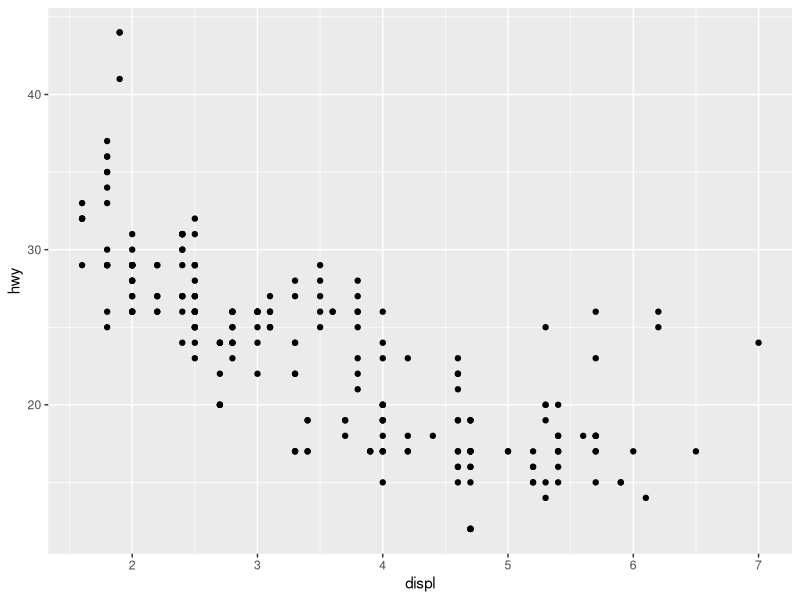
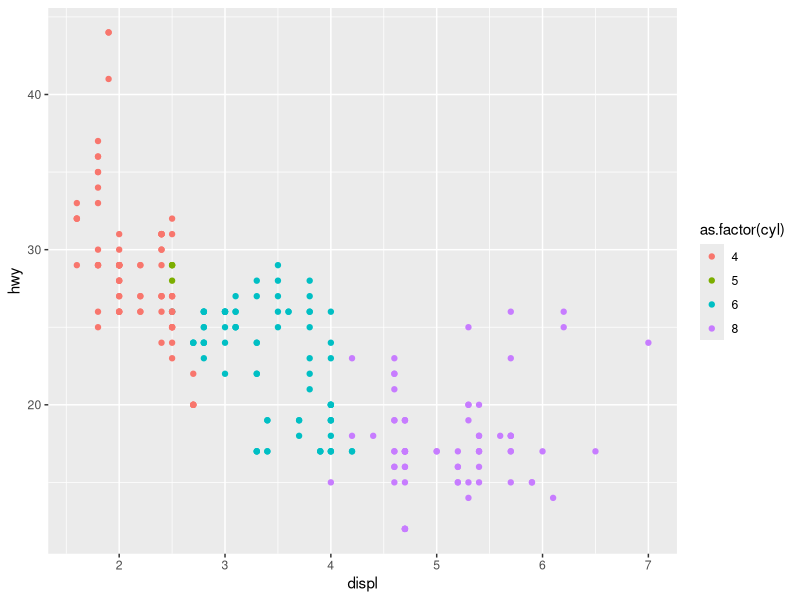
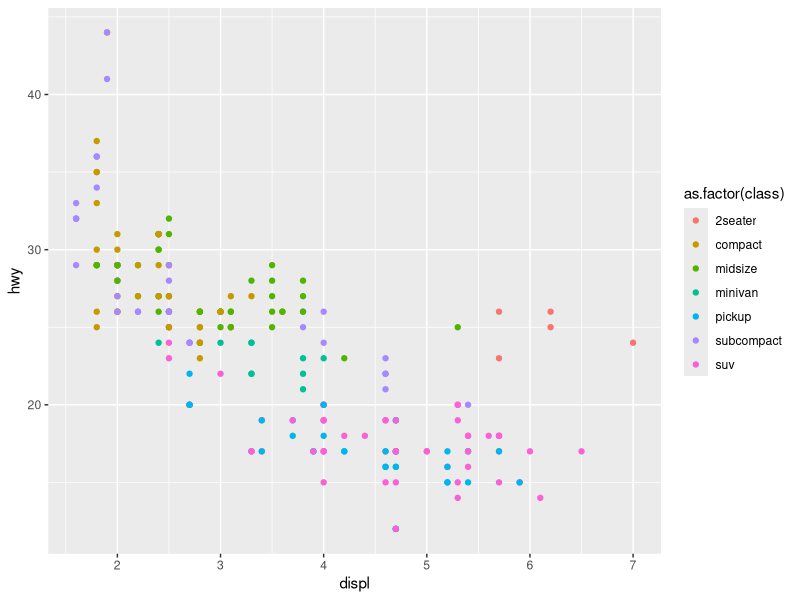
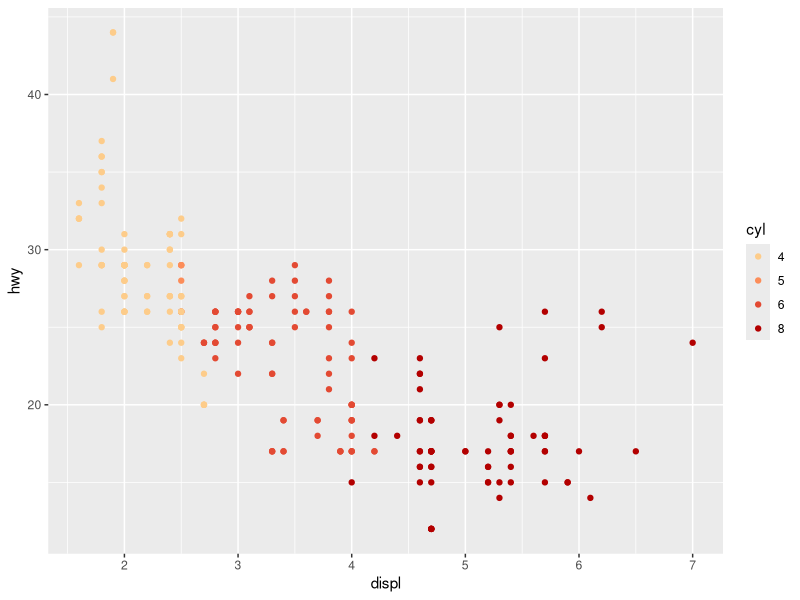
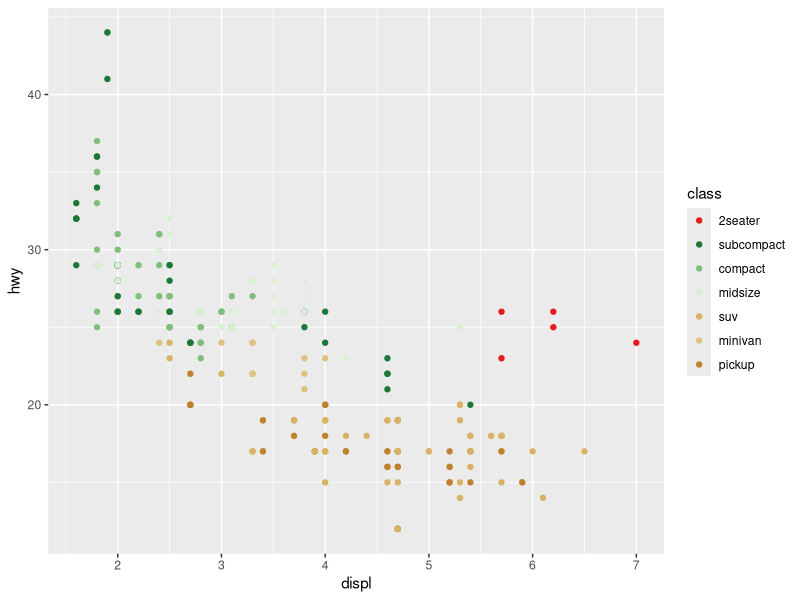
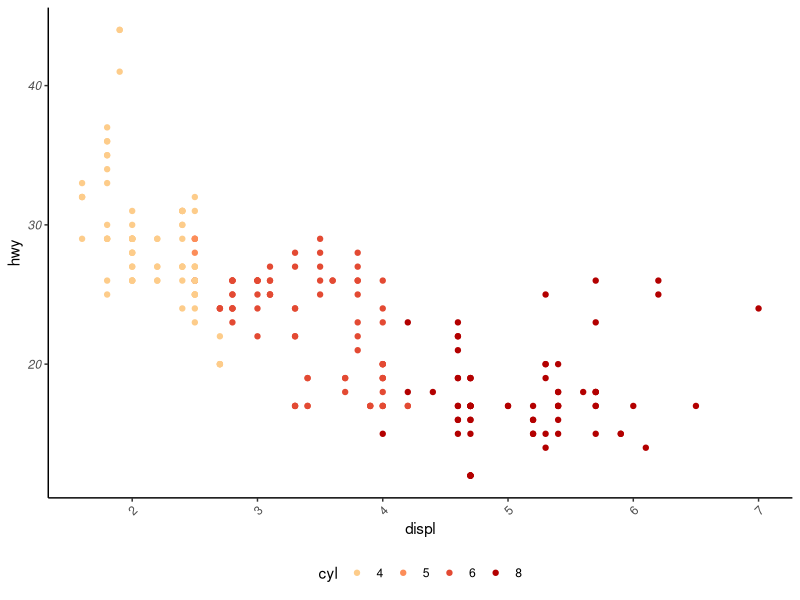
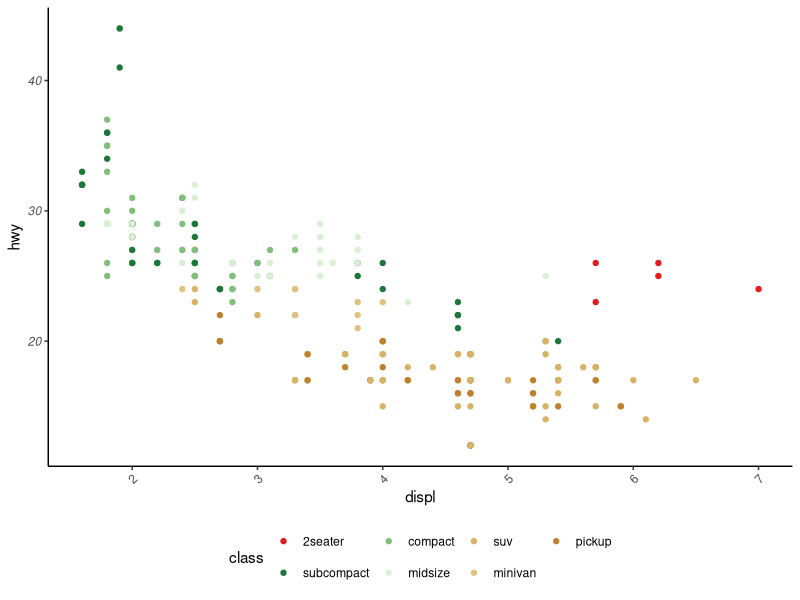
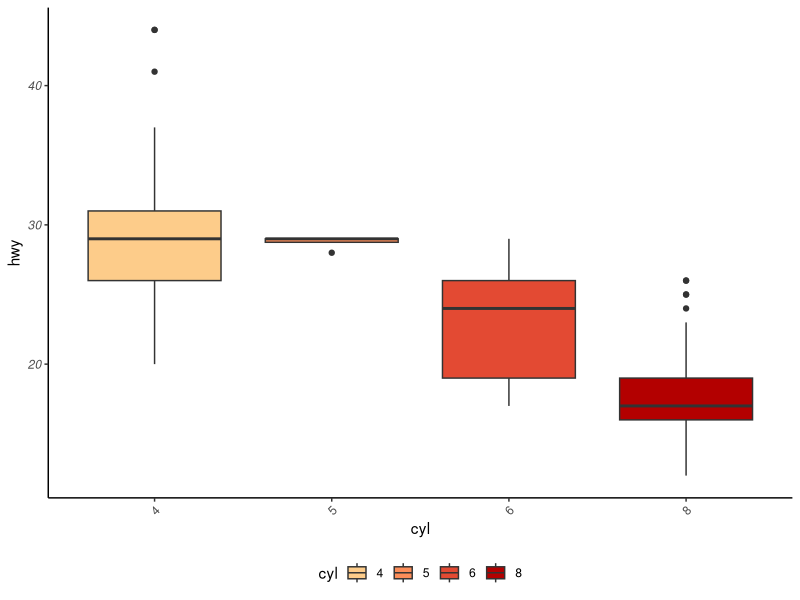

Write R code to recreate these figures, in order.
## ---- chunk 1
library(tidyverse)
library(cowplot)
knitr::opts_chunk$set(echo = TRUE, fig.path = "./images/")
## ---- chunk 2
# view data
head(mpg)
summary(mpg)

## start with basic plot
ggplot(data = mpg) + 
  geom_point(mapping = aes(x = displ, y = hwy))

## color by factors, default
ggplot(data = mpg) + 
  geom_point(mapping = aes(x = displ, y = hwy, color = as.factor(cyl)))
ggplot(data = mpg) + 
  geom_point(mapping = aes(x = displ, y = hwy, color = as.factor(class)))

## specify order
levelscyl <- c("4", "5", "6",  "8" )
levelsclass <- c("2seater", "subcompact", "compact", "midsize",
                 "suv", "minivan", "pickup")
mpg$cyl <- factor(mpg$cyl, levels = levelscyl)
mpg$class <- factor(mpg$class, levels = levelsclass)

## pick colors using http://colorbrewer2.org/
colorscyl <- c("4" = "#fdcc8a", 
               "5" = "#fc8d59", 
               "6" = "#e34a33",
               "8" = "#b30000")

colorsclass <- c("2seater" = "#e41a1c", 
                 "subcompact" = "#1b7837", 
                 "compact" = "#7fbf7b", "midsize" = "#d9f0d3",
                 "suv" = "#d8b365", 
                 "minivan" = "#dfc27d", "pickup" = "#bf812d")

colorsall <- c(colorscyl, colorsclass)

ggplot(data = mpg) + 
  geom_point(mapping = aes(x = displ, y = hwy, color = cyl)) +
  scale_color_manual(values = colorsall)
ggplot(data = mpg) + 
  geom_point(mapping = aes(x = displ, y = hwy, color = class)) +
    scale_color_manual(values = colorsall)

## add a custom theme

mytheme <- function(){
  theme_classic() +
    theme(legend.position = "bottom",
          axis.text.y = element_text(face = "italic"),
          axis.text.x = element_text(angle = 45, hjust = 1))
}

a <- ggplot(data = mpg) + 
  geom_point(mapping = aes(x = displ, y = hwy, color = cyl)) +
    scale_color_manual(values = colorsall)  +
  mytheme()  
a

b <- ggplot(data = mpg) + 
  geom_point(mapping = aes(x = displ, y = hwy, color = class)) +
    scale_color_manual(values = colorsall)  +
  mytheme()
b

c <- ggplot(mpg, aes(x = cyl, y = hwy, fill = cyl)) + 
  geom_boxplot(mapping = aes(x = cyl, y = hwy, fill = cyl)) +
    scale_fill_manual(values = colorsall)  +
  mytheme()  
c

d <- ggplot(data = mpg) + 
  geom_boxplot(mapping = aes(x = class, y = hwy, fill = class)) +
    scale_fill_manual(values = colorsall)  +
  mytheme()
d

# plot together badly
plot_grid(a,b,c,d)

# plot together better
plot_grid(a,b,
          c + theme(legend.position = "none" ),
          d + theme(legend.position = "none"),
          rel_heights = c(0.55,0.45),
          label_size = 12, labels = "auto")

